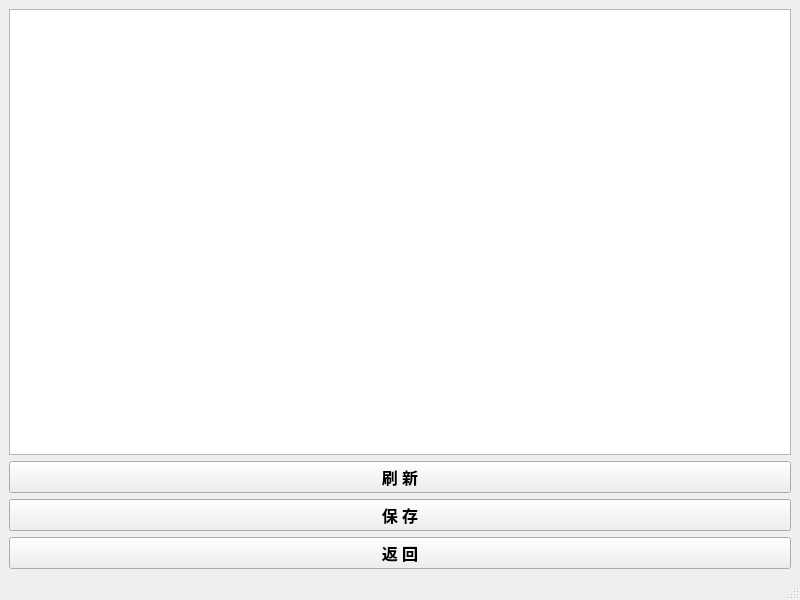
<?xml version="1.0" encoding="UTF-8"?>
<ui version="4.0">
 <class>Pic4Window</class>
 <widget class="QMainWindow" name="Pic4Window">
  <property name="geometry">
   <rect>
    <x>0</x>
    <y>0</y>
    <width>800</width>
    <height>600</height>
   </rect>
  </property>
  <property name="windowTitle">
   <string>MainWindow</string>
  </property>
  <widget class="QWidget" name="centralwidget">
   <layout class="QGridLayout" name="gridLayout">
    <item row="0" column="0">
     <widget class="QTextBrowser" name="textBrowser">
      <property name="enabled">
       <bool>true</bool>
      </property>
     </widget>
    </item>
    <item row="1" column="0">
     <widget class="QPushButton" name="pushutton_clear_history">
      <property name="font">
       <font>
        <family>微软雅黑</family>
        <pointsize>12</pointsize>
        <weight>75</weight>
        <bold>true</bold>
       </font>
      </property>
      <property name="text">
       <string>刷 新</string>
      </property>
     </widget>
    </item>
    <item row="2" column="0">
     <widget class="QPushButton" name="pushbutton_save">
      <property name="font">
       <font>
        <family>微软雅黑</family>
        <pointsize>12</pointsize>
        <weight>75</weight>
        <bold>true</bold>
       </font>
      </property>
      <property name="cursor">
       <cursorShape>PointingHandCursor</cursorShape>
      </property>
      <property name="text">
       <string>保 存</string>
      </property>
     </widget>
    </item>
    <item row="3" column="0">
     <widget class="QPushButton" name="pushbutton_return">
      <property name="font">
       <font>
        <family>微软雅黑</family>
        <pointsize>12</pointsize>
        <weight>75</weight>
        <bold>true</bold>
       </font>
      </property>
      <property name="cursor">
       <cursorShape>PointingHandCursor</cursorShape>
      </property>
      <property name="text">
       <string>返 回</string>
      </property>
     </widget>
    </item>
   </layout>
  </widget>
  <widget class="QMenuBar" name="menubar">
   <property name="geometry">
    <rect>
     <x>0</x>
     <y>0</y>
     <width>800</width>
     <height>28</height>
    </rect>
   </property>
  </widget>
  <widget class="QStatusBar" name="statusbar"/>
 </widget>
 <resources/>
 <connections/>
</ui>
